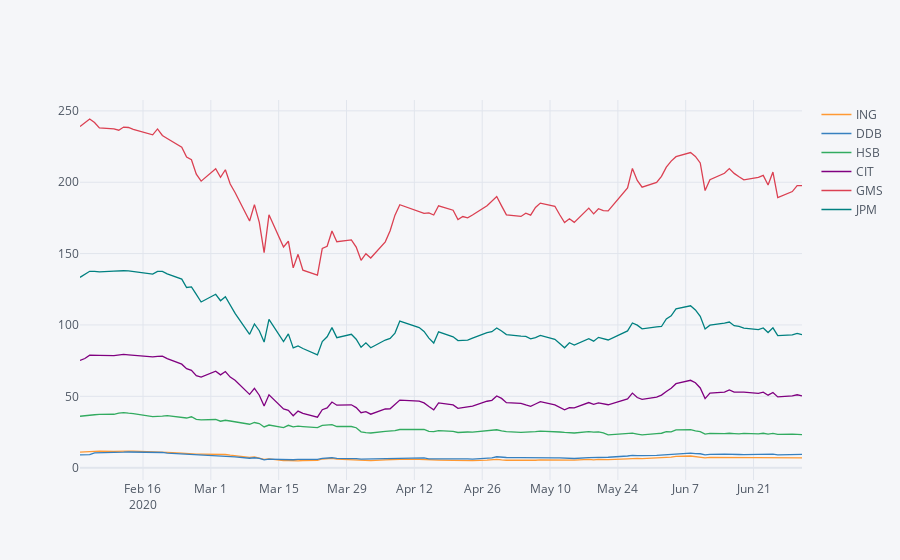

Here is the notebook cell this chart was saved with:
### Markdown cell above
It can be seen that the stocks of the US banks are very much correlated during the COVID crisis - this was certianly not the case during the FC were some of the banks were hit much harder that others. This is quite logical since some of the banks were the direct responsible for the FC and can therefore not be considered as 'general'.

### Code cell
ax=plt.figure()
ax=stocks_COVID_close.droplevel('Region', axis=1).iplot()
